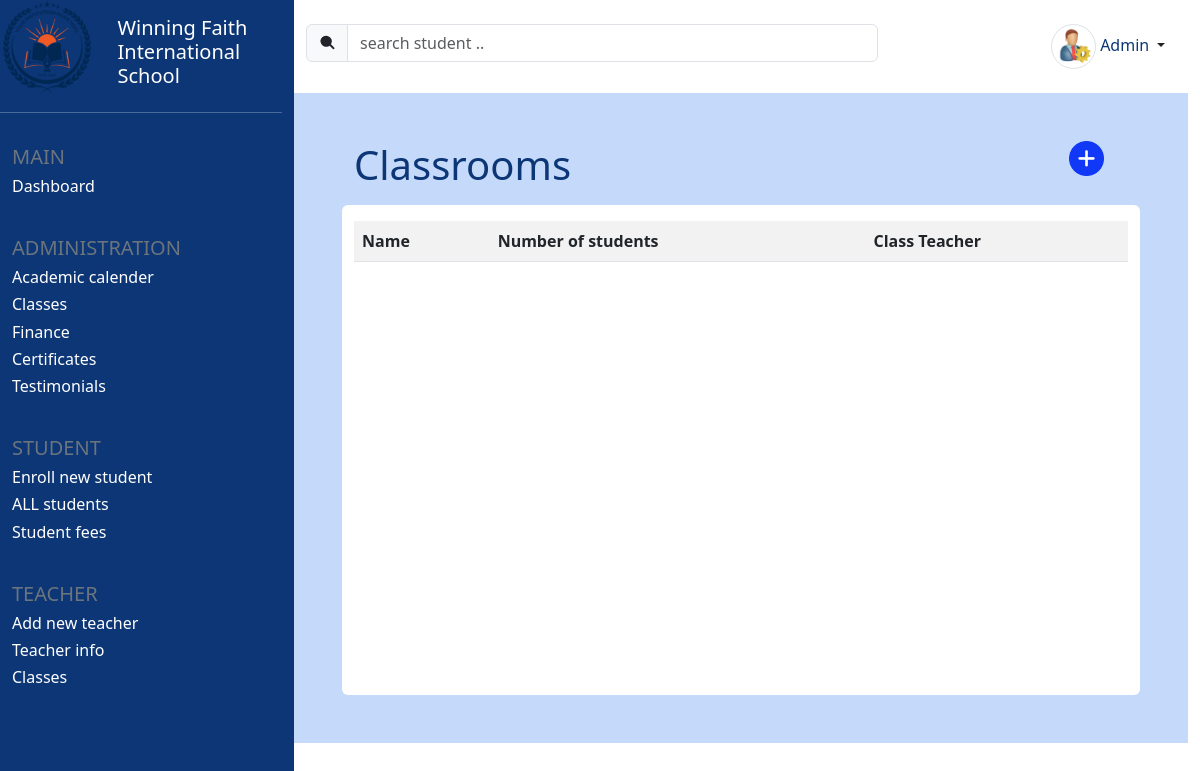
Page /classes (signed in) on the earlier database version.
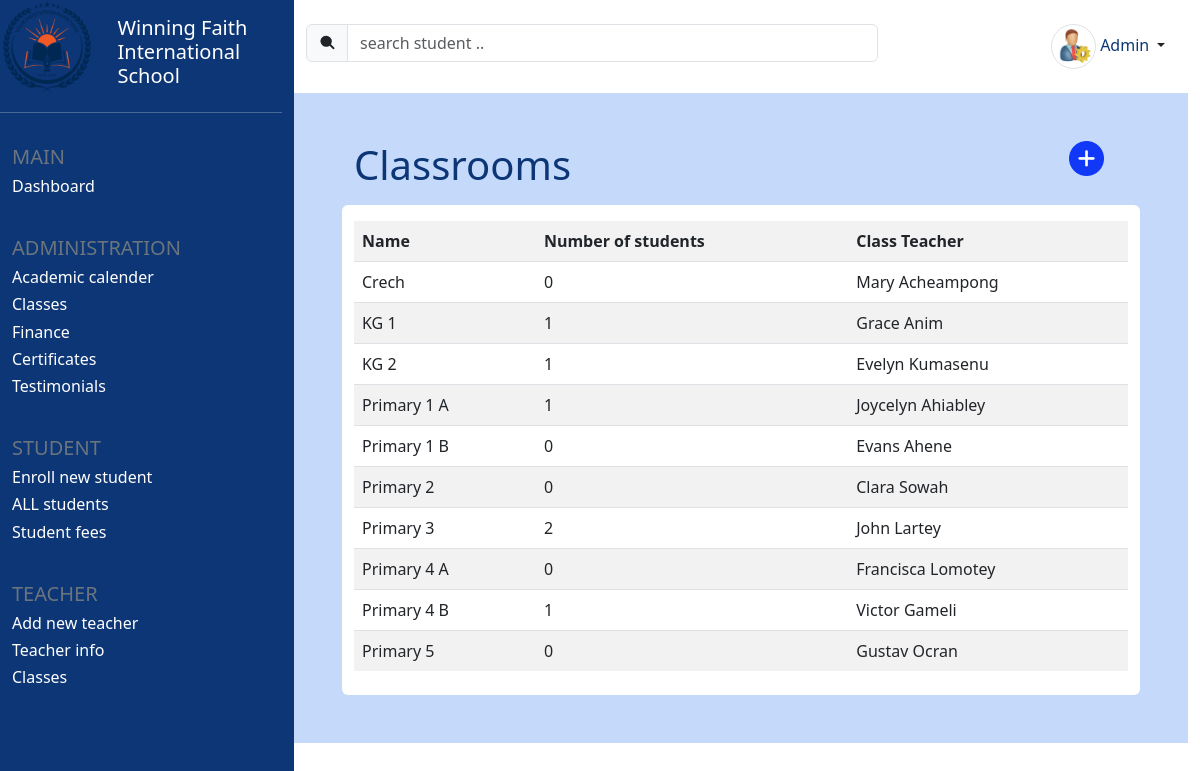
Same page on the later database version.
### core/models.py (models this page shows, shortened)
class Classroom(models.Model):
    id = models.UUIDField(primary_key=True, default=uuid.uuid4)
    name = models.CharField(max_length=25)
    num_of_students = models.IntegerField(blank = True, default=0)
    class_teacher = models.CharField(max_length=100)

### core/views.py (the view)
# urls.py: path('classes', views.display_classes, name='classes')
@login_required(login_url='login')
def display_classes(request):
    classes = Classroom.objects.all()
    students = Student.objects.all()
    for classroom in classes:
        for student in students:
            if student.classroom == classroom.name:
                classroom.num_of_students += 1
    context = {
        'classes': classes
    }
    return render(request, 'all_classes.html', context)

### templates/all_classes.html
{% extends 'student_info.html' %}
{% load static %}
{% block db_table_header_text %}
    Classrooms
{% endblock db_table_header_text %}
{% block db_table_header_icon %}
<a href="{% url 'add_new_class' %}" class="text-decoration-none" title="new classroom">
    <img src="{% static 'add_class.png' %}" width="35" height="35" class="img-fluid">
</a>
{% endblock db_table_header_icon %}
{% block db_table %}
<table class="table table-striped">
    <tr>
        <th>Name</th>
        <th>Number of students</th>
        <th>Class Teacher</th>
    </tr>
    {% for class in classes %}
    <tr>
        <a href=""><td>{{class.name}}</td></a>
        <td>{{class.num_of_students}}</td>
        <td>{{class.class_teacher}}</td>
    </tr>
    {% endfor %}
</table>
{% endblock db_table %}

### templates/student_info.html (shortened to what this page needs)
{% extends 'index.html' %}
{% load static %}
{% block content %}
<div class="container-fluid row home mt-4 p-5">
    {% block db_table_header %}
    <div class="row mb-3 w-100">
        <div class="col col-lg-6">
            <h5 class="d-inline blue-text display-6">
                {% block db_table_header_text %}{% endblock %}
            </h5>
        </div>
        <div class="col col-lg-6">
            <span class="d-inline float-end">
                {% block db_table_header_icon %}{% endblock db_table_header_icon %}
            </span>
        </div>
    </div>
    {% endblock db_table_header %}
    <div class="container bg-white rounded pt-3 pb-4">
        <div class="" style="height: 450px; overflow-y: auto;">
            {% block db_table %}{% endblock db_table %}
        </div>
    </div>
</div>
{% endblock content %}

### templates/index.html (shortened to what this page needs)
{% load static %}
<!DOCTYPE html>
<html lang="en">
<head>
    <link rel="stylesheet" href="{% static 'styles.css' %}">
    <link rel="stylesheet" href="https://cdn.jsdelivr.net/npm/bootstrap@5.3.0-alpha1/dist/css/bootstrap.min.css">
</head>
<body>
    <div class="row" style="height: 100vh;">
        <div class="container-fluid col col-lg-3 " style="background-color: #0c3675;">
            <div class="row w-100">
                <div class="col-lg-5 logo">
                    <img src="{% static 'new-logo.png' %}" alt="" class="img-fluid" height="55">
                </div>
                <div class="col-lg-7 school-name mt-3">
                    <a href="{% url 'index' %}" class="text-decoration-none"><h5 class="text-white">Winning Faith International School</h5></a>
                </div>
            </div><hr class="text-white">
            <div class="container row">
                <div class=" mt-3 mb-3">
                    <h5 class="text-secondary">MAIN</h5>
                    <a href="{% url 'index' %}" class="text-decoration-none"><h6 class="text-white">Dashboard</h6></a>
                </div>
                <div class="mt-3 mb-3">
                    <h5 class="text-secondary">ADMINISTRATION</h5>
                    <h6 class="text-white">Academic calender</h6>
                    <a href="{% url 'classes' %}" class="text-decoration-none"><h6 class="text-white">Classes</h6></a>
                    <h6 class="text-white">Finance</h6>
                    <h6 class="text-white">Certificates</h6>
                    <h6 class="text-white">Testimonials</h6>
                </div>
                <div class="mt-3 mb-3">
                    <h5 class="text-secondary">STUDENT</h5>
                    <a href="{% url 'enroll' %}" class="text-decoration-none"><h6 class="text-white">Enroll new student</h6></a>
                    <a href="{% url 'students' %}" class="text-decoration-none"><h6 class="text-white">ALL students</h6></a>
                    <h6 class="text-white">Student fees</h6>
                </div>
                <div class="mt-3 mb-3">
                    <h5 class="text-secondary">TEACHER</h5>
                    <h6 class="text-white">Add new teacher</h6>
                    <h6 class="text-white">Teacher info</h6>
                    <h6 class="text-white">Classes</h6>
                </div>
            </div>
        </div>
        <div class="container-fluid col-lg-9 h-100 pt-2">
            <div class="row w-100 bg-white pt-3">
                <div class="col-lg-8">
                    <div class="input-group mb-1">
                        <span class="input-group-text">
                        </span>
                        <input type="search" class="form-control" placeholder="search student .." aria-label="Search" aria-describedby="button-addon2">
                      </div>
                </div>
                <div class="col-lg-2"></div>
                <div class="col-lg-2" style="float: inline-end;">
                    <div class="nav-item dropdown">
                        <a class="nav-link dropdown-toggle blue-text" data-bs-toggle="dropdown" href="#" role="button" aria-expanded="false">
                            <img src="{% static 'admin.webp' %}" alt="profile_img" class="img-fluid rounded-circle border" width="45" height="45">
                            <p class="d-inline blue-text ">Admin</p>
                        </a>
                    </div>
                </div>
            </div>
            {% block content %}{% endblock content %}
        </div>
    </div>
</body>
</html>

### static/styles.css (style rules this page uses)
.blue-text { color: #0c3675; }
.home { background-color: #c5dafa; }

Differences in the rows shown:
added Classroom: name "Crech", num_of_students "0", class_teacher "Mary Acheampong"
added Classroom: name "KG 1", num_of_students "1", class_teacher "Grace Anim"
added Classroom: name "KG 2", num_of_students "1", class_teacher "Evelyn Kumasenu"
added Classroom: name "Primary 1 A", num_of_students "1", class_teacher "Joycelyn Ahiabley"
added Classroom: name "Primary 1 B", num_of_students "0", class_teacher "Evans Ahene"
added Classroom: name "Primary 2", num_of_students "0", class_teacher "Clara Sowah"
added Classroom: name "Primary 3", num_of_students "2", class_teacher "John Lartey"
added Classroom: name "Primary 4 A", num_of_students "0", class_teacher "Francisca Lomotey"
added Classroom: name "Primary 4 B", num_of_students "1", class_teacher "Victor Gameli"
added Classroom: name "Primary 5", num_of_students "0", class_teacher "Gustav Ocran"
